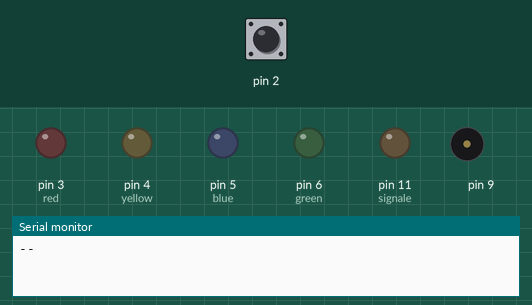
Recording of a sketch running on a simulated Arduino Uno, built with avr-gcc and run on an emulated ATmega328P. On the bench: output pins drawn as LEDs (lit = HIGH), buzzer (waves = sounding), the last lines printed to the serial monitor. Inputs (shaded band) come from the test bench; at power-on: pin 2 HIGH. Random numbers use the default seed unless the sketch sets one.

Above: at 1.2 s.
1.3 s: pin 2 pulsed LOW 2 times (0.12 s each, 0.3 s apart)
At 2.9 s:
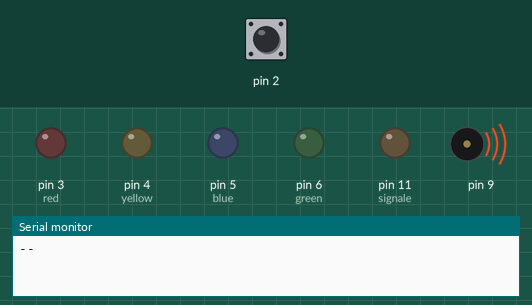
At 8.2 s:
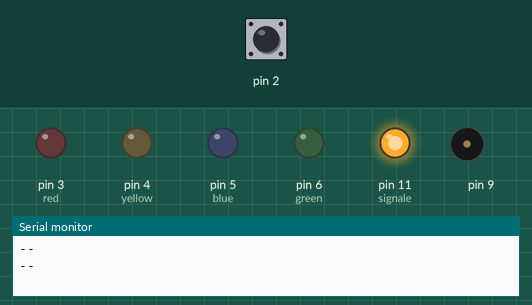
Timing chart, 0 to 9.7 s (numbered marks = the images above; inputs shaded):
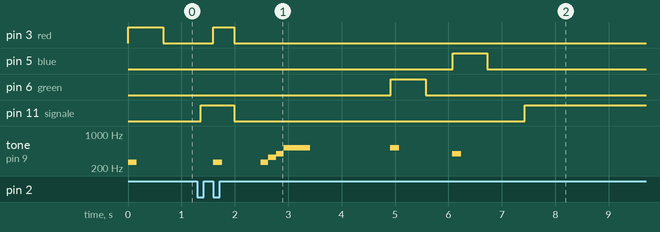

The sketch:

Simon_says_final.ino
```cpp
//For Sounds: Using the toneAC library
#include <toneAC.h>

#define NOTE_C4 262
#define NOTE_D4 294
#define NOTE_E4 330
#define NOTE_F4 349
#define NOTE_G4 392
#define NOTE_A4 440
#define NOTE_C5 523

int successMel[] = {NOTE_C4,NOTE_E4,NOTE_G4,NOTE_C5};
const int successMelSize  = sizeof (successMel)/sizeof(int);
int successDur [] = {1000/7,1000/7,1000/7,1000/2} ;
int failMel[] = {NOTE_A4, NOTE_F4, NOTE_D4};
const int failMelSize = sizeof (failMel)/sizeof(int);
int failDur[] = {1000/6,1000/6,1000/2} ;
int vol = 5;
int dur = 1000/6;
const int redN = NOTE_C4;
const int yellowN = NOTE_E4;
const int blueN = NOTE_G4;
const int greenN = NOTE_C5;


//For myMillis()- A project requirement was to re-create the millis() function

//Number of times timer0 overflows (=number of 1.024 ms ellapsed since the begining of the progrem)
unsigned long overflows = 0;
//multiplier counting number of timer to multiply 0.024 seconds by to get the actual error
int errorMult = 0;

//Setting numbers representing the colors, which is also their LED pin numbers
enum colors {RED = 3, YELLOW, BLUE, GREEN};
const colors red = RED;
const colors yellow = YELLOW;
const colors blue = BLUE;
const colors green = GREEN;
int color;
const int signale = 11;

//Button pin numbers for each color
const int redB = A0;
const int yellowB = A1;
const int blueB = A2;
const int greenB = A3;

//Variables related to interrupts
volatile bool interruptTrig = false;
volatile int dRed;
volatile int dYellow;
volatile int dBlue;
volatile int dGreen;

//Variables related to answering time
unsigned long int limT = 20000;
unsigned long int startT;
unsigned long int endT;
int diffT;

//Used when determining if it is "ok" to record user input (when sequence ends)
bool okToRec = false;

//Arrays to record output sequence and user input sequence along with variables for the sizes of arrays (level for output[] and inSize for input)
  //Arrays' real sizes are set to 150 (represents max level) because it is highly unlikely that a user reaches this level
int level = 1;
int output [150];
int input [150];
int inSize = 0;

void setup() {
//Setting up timer2 (myMillis () uses timer2)
  TIMSK2 = 0x01;        //Timer2 INT Reg: Timer2 Overflow Interrupt Enable
  TCCR2A = 0x00;        //Timer2 Control Reg A: Wave Gen Mode normal

  //LED pins set as outputs
  pinMode (red, OUTPUT);
  pinMode (yellow, OUTPUT);
  pinMode (blue, OUTPUT);
  pinMode (green, OUTPUT);
  pinMode (signale,OUTPUT);
  //Button pins set as inputs
  pinMode (redB, INPUT);
  pinMode (yellowB, INPUT);
  pinMode (blueB, INPUT);
  pinMode (greenB, INPUT);

  //Seeding the random() funtion
  pinMode (A5, INPUT);
  randomSeed (analogRead(A5));

  attachInterrupt (0, handler, FALLING);
  Serial.begin (9600);
}

void loop() {
  //output light sequence if conditions are met
  if ((inSize == 0) && !okToRec) {
    getOutput();
    displayOut();
    delay(200);
    okToRec = true;
    //signal to user to start input
    digitalWrite (signale, HIGH);
    startT = myMillis();
  }

  //Get user input if time limit has not been reached and number of button presses is lower and the number of elements in outputted sequence
  while (((myMillis() - startT) < limT)&& okToRec) {
    if (inSize >= level) {
      break;
    }
    //Differentiating between buttons
    if (interruptTrig &&(dRed > 0)) {
      addToIns (RED);
    } else if ((interruptTrig)&&(dYellow > 0)) {
      addToIns (YELLOW);
    } else if ((interruptTrig)&&(dBlue > 0)) {
      addToIns (BLUE);
    } else if ((interruptTrig)&&(dGreen > 0)) {
      addToIns (GREEN);
    }
  }

  //signal to user to stop input
  digitalWrite (signale, LOW);
  okToRec = false;
  endT = myMillis();
  //displayArr (input, inSize);       //UNCOMMENT IF DEBUGGING OR CHEATING

  //Check if user got the sequence right
  if (isSame ()) {
  //  Serial.println("Same");         //UNCOMMENT IF DEBUGGING OR CHEATING
    level++;
    playMel (successMel, successDur, successMelSize);
    //Design decision: user should at least be allowed 1.5 seconds per sequence element.
      //However this condition is not met by the initial 20 seconds time limit if user level exceeds 13, hence this 'if' statement
    if (level >= 14){
      limT= level*1500;
    }
  } else {
    level = 1;
    playMel (failMel, failDur, failMelSize);
    lights (signale, 300, 300, HIGH);
    lights (signale, 300, 300, HIGH);
  }
  if (endT-startT >= limT){
    lights (signale, 300, 300, HIGH);
    lights (signale, 300, 300, HIGH);

  }
  clearArrays();
  delay (1500);

}


//Timer 2 overflow interrupt routine, used for myMillis()
  //This ISR counts the number of timer2 overflows (at the default prescaler, this takes 1.024 milliseconds,
  // this is 3/125 more than 1 millisecond) and after each 125 overflows, the system corrects its error by adding
  // 3 to the number of overflows (which corresponds to the number of milliseconds ellapsed since the begining
  //of the program). This means that myMillis can have at most an error of 2.976 milliseconds (accumulated over 124 overflows),
  //if we don't take into account the error on the timer 2 frequency...
  //This error is slightly higher than that of the original millis() function, which is around 1 millisecond.
ISR (TIMER2_OVF_vect){
  overflows++;
  errorMult ++;
  if (errorMult==125){
    overflows = overflows+3;
    errorMult = 0;
  }
}

unsigned long myMillis(){
  return overflows;
}

//Interrupt handler
void handler () {
 if (okToRec){
  dRed = analogRead(redB);
  dYellow = analogRead(yellowB);
  dBlue = analogRead(blueB);
  dGreen = analogRead(greenB);
  interruptTrig = true;
  }
}


//Plays any melody
void playMel (int mel[], int dur[], int melSize){
  delay(500);
  for (int i=0; i < melSize ;i++){
    toneAC(mel[i], 5, dur[i], true);
    delay (dur[i]);
  }
  noToneAC();
}


//Produces ramdom sequences depending on user level, and stores them into the output array
void getOutput() {
  for (int i = 0; i < level; i++) {
    color = (int) random (3, 7);
    output[i] = color;
  }
}


//void displayArr(int inOut [], int arrSize) {                //UNCOMMENT THIS SECTION IF DEBUGGING OR CHEATING
//  for (int i = 0; i < arrSize; i++) {
//    Serial.print (inOut [i]);
//    Serial.print (" ");
//  }
//  Serial.println ("--");
//}

//Makes lights change state and go back to previous state
void lights (int pin, int lightL ,int delayL, bool writeFirst){
  digitalWrite(pin, writeFirst);
  delay (lightL);
  digitalWrite (pin, !writeFirst);
  delay (delayL);
}

//Diplays sequence to user in the form of lights and sounds
void displayOut() {
  for (int i = 0; i < level; i++) {
//    Serial.print (output [i]);              //UNCOMMENT THIS SECTION IF DEBUGGING OR CHEATING
//    Serial.print (" ");

    switch (output [i]){
      case red :
        toneAC (redN, vol, dur, true);
        delay(8);
        break;
      case yellow :
        toneAC (yellowN, vol, dur, true);
        delay(8);
        break;
      case blue :
        toneAC (blueN, vol, dur, true);
        delay(8);
        break;
      case green :
        toneAC (greenN, vol, dur, true);
        delay(8);
        break;
    }
    lights(output[i], 650, 500, HIGH);

  }
  Serial.println ("--");
}


//Adds user input to input array while giving user feedback in the form of lights and sounds
//(ex: red 'tone' and light if user presses red button)
void addToIns (colors color){
  input[inSize++] = color;
  interruptTrig = false;
  digitalWrite (color,HIGH);
  switch (color){
      case red :
        toneAC (redN, vol, dur, true);
        delay(8);
        break;
      case yellow :
        toneAC (yellowN, vol, dur, true);
        delay(8);
        break;
      case blue :
        toneAC (blueN, vol, dur, true);
        delay(8);
        break;
      case green :
        toneAC (greenN, vol, dur, true);
        delay(8);
        break;
    }
   delay (380);
   digitalWrite (color,LOW);
  dRed = 0;
  dYellow = 0;
  dBlue = 0;
  dGreen = 0;
}


//Checks if input and output arrays are the same in size and in each index's element
bool isSame () {
  if (level != (inSize)) {
    Serial.println ("Size problem");
    return false;
  }
  for (int i = 0; i < level; i++) {
    if (output [i] != input [i]) {
      Serial.println ("element problem");
      return false;
    }
  }
  return true;
}


//Clears input and output array, sets input array size to 0 for next sequence
void clearArrays () {
  for (int i = 0 ; i < level ; i++) {
    output[i] = 0;
  }
  for (int i = 0 ; i <= inSize ; i++) {
    input[i] = 0;
  }
  inSize = 0;
}
```

Measured:
- after the input at 1.3 s, pin 3 (red): LOW → HIGH after 0.30 s, → LOW 0.39 s later; pin 5 (blue): LOW → HIGH after 4.8 s, → LOW 0.65 s later
